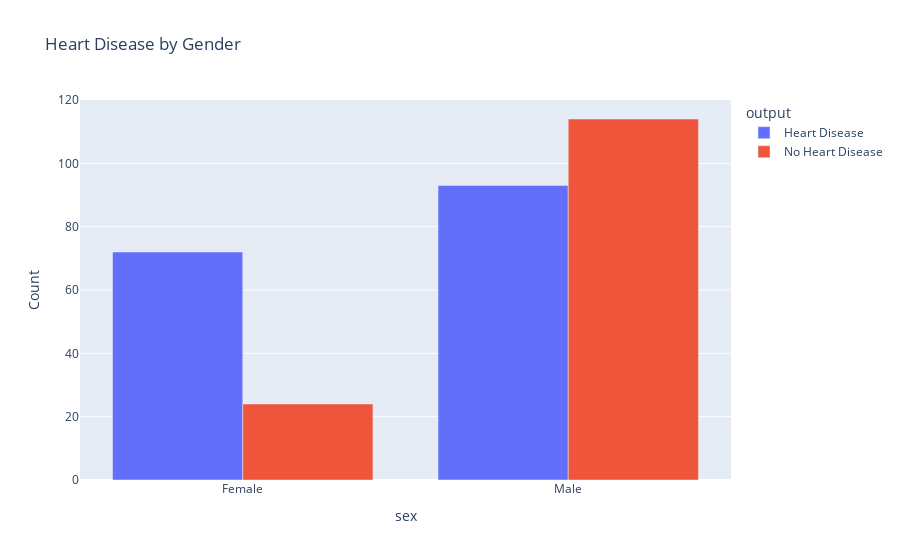

Here is the notebook cell this chart was saved with:
### Code cell
df['sex'] = df['sex'].replace({0: 'Female', 1: 'Male'})
df['output'] = df['output'].replace({0: 'No Heart Disease', 1: 'Heart Disease'})

sex_output_counts = df.groupby(['sex', 'output']).size().reset_index(name='Count')

fig1 = px.bar(sex_output_counts, x='sex', y='Count', color='output', 
             title='Heart Disease by Gender',
             barmode='group') 
fig1.show()

### Figure 1 — Plotly figure (JSON) as saved in the notebook; plotly's stock layout.template omitted (floating-point values rounded to 4 significant figures)
{"data": [{"alignmentgroup": "True", "hovertemplate": "output=Heart Disease<br>sex=%{x}<br>Count=%{y}<extra></extra>", "legendgroup": "Heart Disease", "marker": {"color": "#636efa", "pattern": {"shape": ""}}, "name": "Heart Disease", "offsetgroup": "Heart Disease", "orientation": "v", "showlegend": true, "textposition": "auto", "type": "bar", "x": ["Female", "Male"], "xaxis": "x", "y": [72, 93], "yaxis": "y"}, {"alignmentgroup": "True", "hovertemplate": "output=No Heart Disease<br>sex=%{x}<br>Count=%{y}<extra></extra>", "legendgroup": "No Heart Disease", "marker": {"color": "#EF553B", "pattern": {"shape": ""}}, "name": "No Heart Disease", "offsetgroup": "No Heart Disease", "orientation": "v", "showlegend": true, "textposition": "auto", "type": "bar", "x": ["Female", "Male"], "xaxis": "x", "y": [24, 114], "yaxis": "y"}], "layout": {"barmode": "group", "legend": {"title": {"text": "output"}, "tracegroupgap": 0}, "title": {"text": "Heart Disease by Gender"}, "xaxis": {"anchor": "y", "domain": [0, 1], "title": {"text": "sex"}}, "yaxis": {"anchor": "x", "domain": [0, 1], "title": {"text": "Count"}}}}
